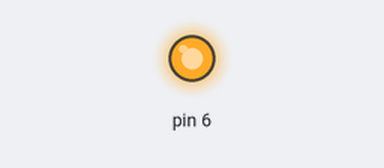
Bench run of a sketch on a simulated Arduino Uno, built with avr-gcc and run on an emulated ATmega328P. Shown: output pins drawn as LEDs (lit = HIGH).

Above: at 0.07 s.
At 0.22 s:
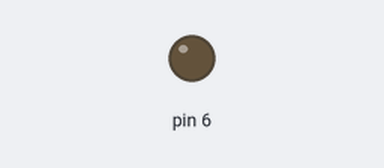
Timing chart, 0 to 4.3 s (numbered marks = the images above):
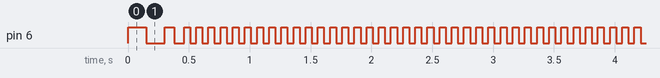

Measured:
- by itself, pin 6: goes HIGH 0.15 s, LOW 0.15 s, 1296 × (HIGH 0.08 s, LOW 0.08 s), then HIGH

The sketch:

ButtonTest.ino.ino
```cpp
void setup() {
  pinMode(6, OUTPUT);
}

int delayTime = 150;
void loop() {
  digitalWrite(6, HIGH);
  delay(delayTime);
  digitalWrite(6, LOW);
  delay(delayTime);

  delayTime -= 70;
  if (delayTime < 50)
    delayTime = 50;
}
```
